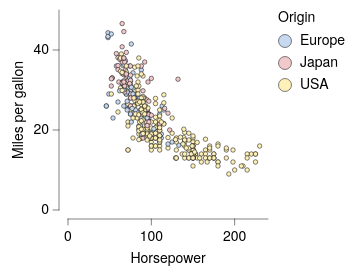

Vega-Lite specification for this chart:
### Vega-Lite specification from a JSON file in a GitHub repository (floating-point values rounded to 4 significant figures; data arrays with more than 128 entries replaced by an {"elided": "..."} marker saying what was removed)
{"background": null, "config": {"arc": {"fill": "#DBDBDB", "fillOpacity": 1.0, "innerRadius": 25.0, "padAngle": 0.03, "stroke": "black", "strokeOpacity": 1, "strokeWidth": 0.25}, "area": {"fill": "#DBDBDB", "fillOpacity": 1.0, "stroke": "black", "strokeOpacity": 1, "strokeWidth": 0.25}, "axis": {"domain": true, "domainCap": "round", "domainColor": "black", "domainWidth": 0.25, "grid": false, "gridCap": "round", "gridColor": "#F1F1F1", "gridDash": [0, 0], "gridOpacity": 1.0, "gridWidth": 0.25, "labelColor": "black", "labelFont": "HelveticaNeue", "labelFontSize": 7, "labelFontStyle": "normal", "labelFontWeight": 400, "offset": 4.5, "ticks": true, "tickCap": "round", "tickColor": "black", "tickRound": false, "tickSize": 3, "tickWidth": 0.25, "titleColor": "black", "titleFont": "HelveticaNeue", "titleFontSize": 7, "titleFontStyle": "normal", "titleFontWeight": 400}, "axisX": {"domain": true, "labelAlign": "center", "labelAngle": 0, "labels": true, "ticks": true, "translate": 0}, "axisY": {"domain": true, "labelAlign": "right", "labelAngle": 0, "labels": true, "ticks": true, "translate": 0}, "axisRight": {"domain": true, "labelAlign": "left", "labelAngle": 0, "labels": true, "ticks": true, "translate": 0}, "axisTop": {"domain": true, "labelAlign": "center", "labelAngle": 0, "labels": true, "ticks": true, "translate": 0}, "axisBand": {"tickOffset": 0}, "bar": {"fill": "#DBDBDB", "fillOpacity": 1.0, "stroke": "black", "strokeOpacity": 1, "strokeWidth": 0.25}, "boxplot": {"size": 9.0, "ticks": {"cornerRadius": 0.25, "fill": "black", "size": 4.5, "thickness": 0.25}, "box": {"fillOpacity": 1.0, "stroke": "black", "strokeOpacity": 1, "strokeWidth": 0.25}, "median": {"fill": "black", "fillOpacity": 1.0, "size": 9.0, "thickness": 0.25}, "rule": {"fill": "black", "fillOpacity": 1.0, "size": 10.0, "stroke": "black", "strokeDash": [0, 0], "strokeOpacity": 1, "strokeWidth": 0.25}, "outliers": {"color": "black", "fill": "black", "fillOpacity": 1.0, "size": 0, "stroke": "black", "strokeOpacity": 1, "strokeWidth": 0.25}}, "circle": {"fill": "black", "fillOpacity": 1.0, "size": 0.5, "stroke": null, "strokeOpacity": 1, "strokeWidth": 0.25}, "errorband": {"band": {"fillOpacity": 0.6, "stroke": null, "strokeWidth": 0.25, "strokeOpacity": 1}, "borders": {"opacity": 0, "strokeOpacity": 0.25, "strokeWidth": 1}}, "errorbar": {"opacity": 1, "rule": {"strokeDash": [0, 0], "strokeWidth": 0.25}, "ticks": {"color": "black", "cornerRadius": 0.125, "opacity": 1, "size": 6.0, "thickness": 0.25}, "thickness": 0.25}, "font": "HelveticaNeue", "geoshape": {"fill": "#DBDBDB", "fillOpacity": 1.0, "stroke": "black", "strokeOpacity": 1, "strokeWidth": 0.25}, "header": {"labelColor": "black", "labelFont": "HelveticaNeue", "labelFontSize": 7, "labelFontStyle": "normal", "labelFontWeight": 400, "titleColor": "black", "titleFont": "HelveticaNeue", "titleFontSize": 7, "titleFontStyle": "normal", "titleFontWeight": 400, "titlePadding": 0}, "legend": {"disable": false, "offset": 4.5, "gradientLength": 50.0, "gradientThickness": 5.0, "gradientOpacity": 1.0, "gradientStrokeColor": "black", "gradientStrokeWidth": 0.25, "labelColor": "black", "labelFont": "HelveticaNeue", "labelFontSize": 7, "labelFontStyle": "normal", "labelFontWeight": 400, "strokeColor": "black", "strokeWidth": 0, "symbolSize": 42, "symbolStrokeColor": "black", "symbolStrokeWidth": 0.25, "titleColor": "black", "titleFont": "HelveticaNeue", "titleFontSize": 7, "titleFontStyle": "normal", "titleFontWeight": 400}, "line": {"color": "black", "stroke": "black", "strokeCap": "round", "strokeDash": [0, 0], "strokeOpacity": 1, "strokeWidth": 0.375}, "point": {"filled": true, "fill": "#DBDBDB", "fillOpacity": 1.0, "size": 5.0, "stroke": "black", "strokeOpacity": 1, "strokeWidth": 0.25}, "range": {"category": ["#C6D9F1", "#F1C9CB", "#FEF0B9", "#CEE37A", "#7AA8E0", "#E589A3", "#FDDD5D", "#68B961", "#4177B1", "#C35082", "#E5C227", "#438156"], "diverging": {"scheme": ["#C35082", "#CE6D94", "#D989A7", "#E2A4BA", "#EABFCE", "#F1DBE2", "#F6F6F6", "#D7E0EB", "#B9CBE0", "#9BB6D5", "#7DA1C9", "#5F8CBD", "#4177B1"]}, "heatmap": {"scheme": ["#DFE9F7", "#C6D9F1", "#ADC8EC", "#94B8E6", "#7AA8E0", "#6097DA", "#4D87CA", "#4177B1", "#386898", "#2F597F", "#264A69", "#1D3A58"]}, "ordinal": {"scheme": ["#F1F1F1", "#DBDBDB", "#C6C6C6", "#B2B2B2", "#9D9D9D", "#898989", "#767676", "#636363", "#515151", "#404040", "#2F2F2F", "#1F1F1F"]}, "ramp": {"scheme": ["#DFE9F7", "#C6D9F1", "#ADC8EC", "#94B8E6", "#7AA8E0", "#6097DA", "#4D87CA", "#4177B1", "#386898", "#2F597F", "#264A69", "#1D3A58"]}}, "rule": {"color": "black", "stroke": "black", "strokeCap": "round", "strokeDash": [2, 2], "strokeOpacity": 1, "strokeWidth": 0.25}, "scale": {"bandPaddingInner": 0.1, "bandPaddingOuter": 0.1, "round": false}, "rect": {"fill": "#DBDBDB", "fillOpacity": 1.0, "stroke": "black", "strokeOpacity": 1, "strokeWidth": 0.25}, "square": {"fill": "#DBDBDB", "fillOpacity": 1.0, "size": 10.0, "stroke": "black", "strokeOpacity": 1, "strokeWidth": 0.25}, "text": {"color": "black", "font": "HelveticaNeue", "fontSize": 7, "fontStyle": "normal", "fontWeight": 400}, "title": {"anchor": "middle", "frame": "group", "color": "black", "font": "HelveticaNeue", "fontSize": 7, "fontStyle": "normal", "fontWeight": 400, "subtitleColor": "black", "subtitleFont": "HelveticaNeue", "subtitleFontSize": "HelveticaNeue", "subtitleFontStyle": "normal", "subtitleFontWeight": 400}, "view": {"continuousWidth": 100, "continuousHeight": 100, "discreteWidth": 100, "discreteHeight": 100, "fill": null, "stroke": null, "strokeWidth": 0.25}}, "data": {"name": "data-7285c4e2e195e5a75737a34913199f5f"}, "mark": {"type": "point"}, "encoding": {"color": {"field": "Origin", "type": "nominal"}, "x": {"field": "Horsepower", "type": "quantitative"}, "y": {"field": "Miles_per_Gallon", "title": "Miles per gallon", "type": "quantitative"}}, "$schema": "https://vega.github.io/schema/vega-lite/v6.4.1.json", "datasets": {"data-7285c4e2e195e5a75737a34913199f5f": {"elided": "392 records"}}}
